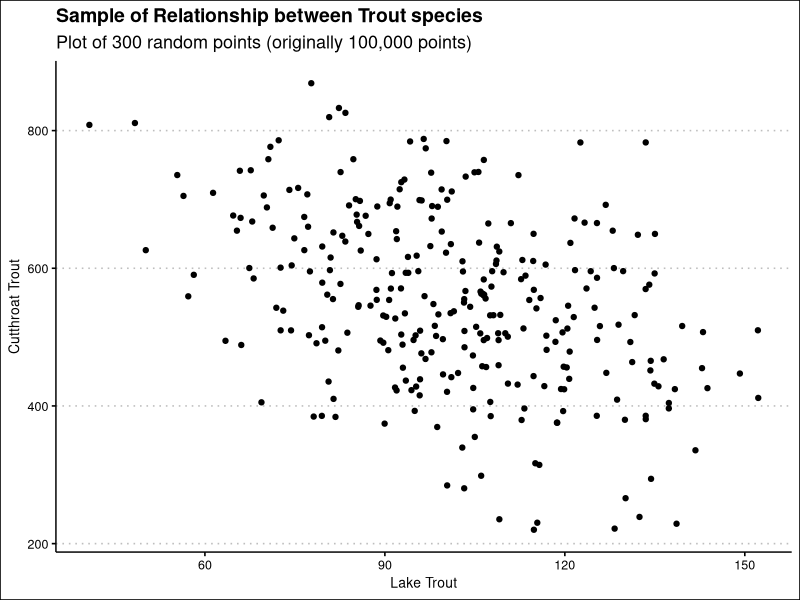

This figure's R source:
## ---- chunk 1
#| label: setup
#| message: false

library(tidyverse)
set.seed(123)
theme_set(theme_bw(14))

## ---- chunk 2
#| label: sim-pop
lake_trout <- rnorm(100000, 100, 20)

cutthroat <- rnorm(100000, mean = 800 - 2.5*lake_trout, sd = 120)

trout_sp <- data.frame(lake_trout, cutthroat)

## ---- chunk 3
#| label: fig-pop
trout_sample  <- trout_sp[sample(nrow(trout_sp), 300), ]


ggplot(trout_sample, aes(x = lake_trout, y = cutthroat))+
  geom_point()+
  labs(x = 'Lake Trout',
       y = 'Cutthroat Trout',
       title = 'Sample of Relationship between Trout species',
       subtitle = 'Plot of 300 random points (originally 100,000 points)')+
  ggthemes::theme_clean()

## ---- chunk 4
#| label: pop-spl-coefs

trout_lm <- lm(cutthroat ~ lake_trout, trout_sp);summary(trout_lm)

## ---- chunk 5
#| label: small-n-pval

p_dist <- function(n){
trout_sample  <- trout_sp[sample(nrow(trout_sp), n), ]
trout_lm <- lm(cutthroat ~ lake_trout, trout_sample)
trout_lm_summary <- summary(trout_lm)
trout_coefs <- trout_lm_summary$coefficients[2, 4]
return(trout_coefs)
}


n_30 <- map_dbl(1:1000, ~ p_dist(30))
n_30_fraction <- sum(n_30 < .05) / length(n_30)

n_50 <-map_dbl(1:1000, ~ p_dist(50))
n_50_fraction <- sum(n_50 < .05) / length(n_50)

n_100 <-map_dbl(1:1000, ~ p_dist(100))
n_100_fraction <- sum(n_100 < .05) / length(n_100)

print(paste('At n = 30 the sample results in p_values below .05 in', n_30_fraction * 100,'% of the cases'))
print(paste('At n = 50 the sample results in p_values below .05 in', n_50_fraction * 100,'% of the cases'))
print(paste('At n = 100 the sample results in p_values below .05 in', n_100_fraction * 100,'% of the cases'))
## ---- chunk 6
#| label: boot-beta1

big_sample  <- trout_sp[sample(nrow(trout_sp), 100), ]

big_boot <- map_dbl(1:1000, function(i){
boot_sample = sample(nrow(big_sample), 100, replace = TRUE)
one_boot <- big_sample[boot_sample, ]
trout_lm <- lm(cutthroat ~ lake_trout, one_boot)
trout_lm_summary <- summary(trout_lm)
trout_coefs <- trout_lm_summary$coefficients[2, 4]
return(trout_coefs)
  })

small_sample <- trout_sp[sample(nrow(trout_sp), 30), ]

small_boot <- map_dbl(1:1000, function(i){
boot_sample = sample(nrow(big_sample), 30, replace = TRUE)
one_boot <- big_sample[boot_sample, ]
trout_lm <- lm(cutthroat ~ lake_trout, one_boot)
trout_lm_summary <- summary(trout_lm)
trout_coefs <- trout_lm_summary$coefficients[2, 4]
return(trout_coefs)
  })

print('The 95% ci for the n_100 bootstrap is between: ')
print(paste(quantile(big_boot, probs = .025),'and', quantile(big_boot, probs = .975)))

print('The 95% ci for the n_30 bootstrap is between: ')
print(paste(quantile(small_boot, probs = .025),'and', quantile(small_boot, probs = .975)))
## ---- chunk 7
#| label: ci-mean

